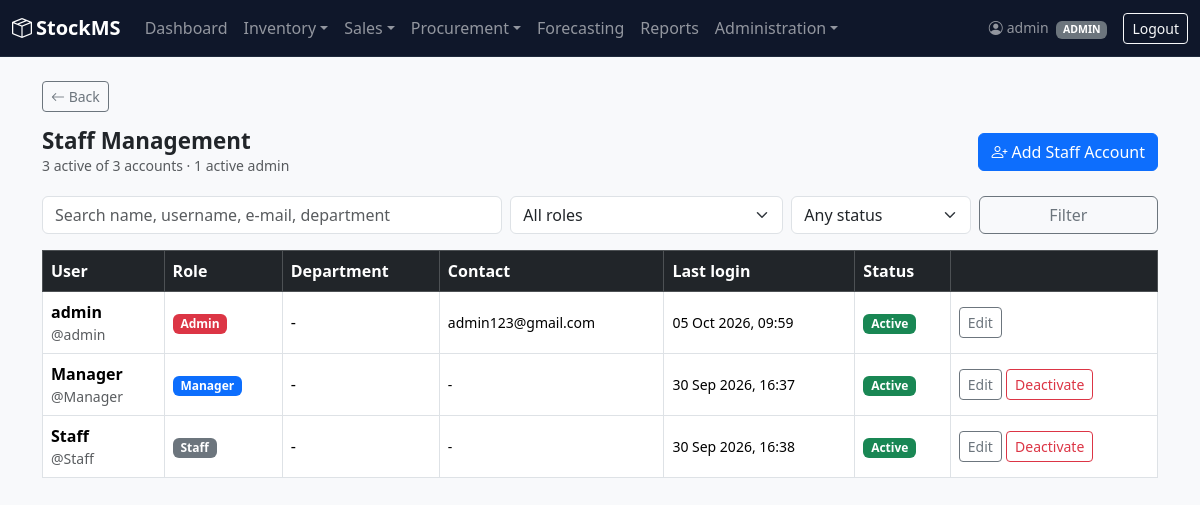
Before: /staff/ (signed in) with the older database file.
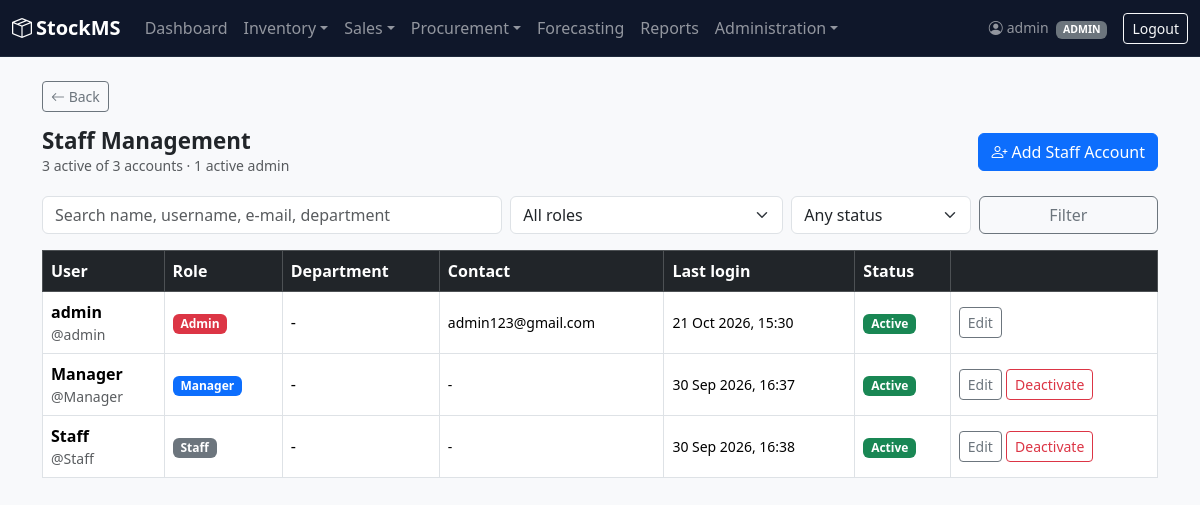
After: the same page with the newer database file.
### accounts/models.py (models this page shows, shortened)
class User(AbstractUser):
    class Role(models.TextChoices):
        ADMIN = 'ADMIN', 'Admin'
        MANAGER = 'MANAGER', 'Manager'
        STAFF = 'STAFF', 'Staff'
    role = models.CharField(
        max_length=10,
        choices=Role.choices,
        default=Role.STAFF,
    )
    phone = models.CharField(max_length=20, blank=True, default='')
    department = models.CharField(max_length=100, blank=True, default='')

### accounts/views.py (the view)
# urls.py: path('staff/', views.staff_list, name='staff_list'),
@login_required
def staff_list(request):
    denied = _admin_required(request)
    if denied:
        return denied
    users = User.objects.all().order_by('-is_active', 'role', 'username')
    q = request.GET.get('q', '').strip()
    role = request.GET.get('role', '')
    status = request.GET.get('status', '')
    if q:
        users = users.filter(
            Q(username__icontains=q) | Q(first_name__icontains=q) | Q(last_name__icontains=q)
            | Q(email__icontains=q) | Q(department__icontains=q)
        )
    if role:
        users = users.filter(role=role)
    if status == 'active':
        users = users.filter(is_active=True)
    elif status == 'inactive':
        users = users.filter(is_active=False)
    return render(request, 'accounts/staff_list.html', {
        'users': users,
        'q': q, 'role': role, 'status': status,
        'roles': User.Role.choices,
        'total': User.objects.count(),
        'active_total': User.objects.filter(is_active=True).count(),
        'admin_total': User.objects.filter(role='ADMIN', is_active=True).count(),
    })

### accounts/views.py (called while the page is built)
def _admin_required(request):
    if request.user.role != 'ADMIN':
        messages.error(request, "Only Admins can manage staff accounts.")
        return redirect('dashboard')
    return None

### alerts/context_processors.py (called while the page is built)
def alert_counts(request):
    user = getattr(request, 'user', None)
    if user is None or not user.is_authenticated:
        return {}
    return {'active_alert_count': StockAlert.objects.filter(resolved=False).count()}

### accounts/templates/accounts/staff_list.html (shortened to what this page needs)
{% extends 'base.html' %}
{% block content %}
<div class="page-header">
    <div>
        <h2>Staff Management</h2>
        <div class="text-muted small">{{ active_total }} active of {{ total }} accounts &middot; {{ admin_total }} active admin{{ admin_total|pluralize }}</div>
    </div>
    <a href="{% url 'staff_create' %}" class="btn btn-primary"><i class="bi bi-person-plus me-1"></i>Add Staff Account</a>
</div>
<form method="get" class="row g-2 mb-3">
    <div class="col-md-5">
        <input type="text" name="q" value="{{ q }}" class="form-control" placeholder="Search name, username, e-mail, department">
    </div>
    <div class="col-md-3">
        <select name="role" class="form-select">
            <option value="">All roles</option>
        </select>
    </div>
    <div class="col-md-2">
        <select name="status" class="form-select">
            <option value="">Any status</option>
        </select>
    </div>
    <div class="col-md-2 d-grid"><button class="btn btn-outline-secondary">Filter</button></div>
</form>
<div class="table-responsive">
<table class="table table-bordered table-hover bg-white">
    <thead class="table-dark">
        <tr><th>User</th><th>Role</th><th>Department</th><th>Contact</th><th>Last login</th><th>Status</th><th></th></tr>
    </thead>
    <tbody>
    {% for u in users %}
        <tr {% if not u.is_active %}class="text-muted"{% endif %}>
            <td>
                <strong>{{ u.get_full_name|default:u.username }}</strong>
                <div class="small text-muted">@{{ u.username }}</div>
            </td>
            <td>
                {% if u.role == 'ADMIN' %}<span class="badge bg-danger">Admin</span>
                {% elif u.role == 'MANAGER' %}<span class="badge bg-primary">Manager</span>
                {% else %}<span class="badge bg-secondary">Staff</span>{% endif %}
            </td>
            <td>{{ u.department|default:"-" }}</td>
            <td class="small">{{ u.email|default:"-" }}<br>{{ u.phone|default:"" }}</td>
            <td class="small">{{ u.last_login|date:"d M Y, H:i"|default:"Never" }}</td>
            <td>{% if u.is_active %}<span class="badge bg-success">Active</span>{% else %}<span class="badge bg-secondary">Inactive</span>{% endif %}</td>
            <td class="text-nowrap">
                <a href="{% url 'staff_update' u.pk %}" class="btn btn-sm btn-outline-secondary">Edit</a>
                {% if u.pk != user.pk %}
                <form method="post" action="{% url 'staff_toggle_active' u.pk %}" class="d-inline"
                      onsubmit="return confirm('{% if u.is_active %}Deactivate{% else %}Activate{% endif %} {{ u.username }}?');">
                    <button class="btn btn-sm {% if u.is_active %}btn-outline-danger{% else %}btn-outline-success{% endif %}">
                        {% if u.is_active %}Deactivate{% else %}Activate{% endif %}
                    </button>
                </form>
                {% endif %}
            </td>
        </tr>
    {% empty %}
        <tr><td colspan="7" class="text-center text-muted">No accounts match.</td></tr>
    {% endfor %}
    </tbody>
</table>
</div>
{% endblock %}

### templates/base.html (shortened to what this page needs)
{% load static %}
<!DOCTYPE html>
<html lang="en">
<head>
    <link href="https://cdn.jsdelivr.net/npm/bootstrap@5.3.3/dist/css/bootstrap.min.css" rel="stylesheet">
    <link href="https://cdn.jsdelivr.net/npm/bootstrap-icons@1.11.3/font/bootstrap-icons.css" rel="stylesheet">
    <link rel="stylesheet" href="{% static 'css/custom.css' %}">
</head>
<body>
    {% with current=request.resolver_match.url_name %}
    <nav class="navbar navbar-expand-lg navbar-dark app-navbar">
        <div class="container-fluid">
            <a class="navbar-brand fw-semibold" href="{% url 'dashboard' %}">
                <i class="bi bi-box-seam me-1"></i>StockMS
            </a>
            <div class="collapse navbar-collapse" id="mainNav">
                {% if user.is_authenticated %}
                <ul class="navbar-nav me-auto">
                    <li class="nav-item">
                        <a class="nav-link {% if current == 'dashboard' %}active{% endif %}" href="{% url 'dashboard' %}">Dashboard</a>
                    </li>
                    <li class="nav-item dropdown">
                        <a class="nav-link dropdown-toggle" href="#" role="button" data-bs-toggle="dropdown">Inventory</a>
                    </li>
                    <li class="nav-item dropdown">
                        <a class="nav-link dropdown-toggle" href="#" role="button" data-bs-toggle="dropdown">Sales</a>
                    </li>
                    {% if user.role == 'ADMIN' or user.role == 'MANAGER' %}
                    <li class="nav-item dropdown">
                        <a class="nav-link dropdown-toggle" href="#" role="button" data-bs-toggle="dropdown">Procurement</a>
                    </li>
                    {% endif %}
                    <li class="nav-item">
                        <a class="nav-link {% if current == 'forecast_page' %}active{% endif %}" href="{% url 'forecast_page' %}">Forecasting</a>
                    </li>
                    {% if user.role == 'ADMIN' or user.role == 'MANAGER' %}
                    <li class="nav-item">
                        <a class="nav-link {% if current == 'reports_page' %}active{% endif %}" href="{% url 'reports_page' %}">Reports</a>
                    </li>
                    {% endif %}
                    {% if user.role == 'ADMIN' %}
                    <li class="nav-item dropdown">
                        <a class="nav-link dropdown-toggle" href="#" role="button" data-bs-toggle="dropdown">Administration</a>
                    </li>
                    {% elif user.role == 'MANAGER' %}
                    <li class="nav-item">
                        <a class="nav-link {% if current == 'email_log_list' %}active{% endif %}" href="{% url 'email_log_list' %}">Email Log</a>
                    </li>
                    {% endif %}
                </ul>
                <span class="navbar-text me-3 small">
                    <i class="bi bi-person-circle me-1"></i>{{ user.username }}
                    <span class="badge bg-secondary ms-1">{{ user.role }}</span>
                </span>
                <form method="post" action="{% url 'logout' %}" class="d-inline">
                    <button type="submit" class="btn btn-outline-light btn-sm">Logout</button>
                </form>
                {% endif %}
            </div>
        </div>
    </nav>
    <div class="container-xl mt-4 mb-5">
        {% if current != 'dashboard' %}
        <a href="javascript:history.back()" class="btn btn-sm btn-outline-secondary mb-3">
            <i class="bi bi-arrow-left"></i> Back
        </a>
        {% endif %}
        {% block content %}
        {% endblock %}
    </div>
    {% endwith %}
</body>
</html>

Changed rows visible on the page:
changed User "admin": last_login "05 Oct 2026, 09:59" → "21 Oct 2026, 15:30"
